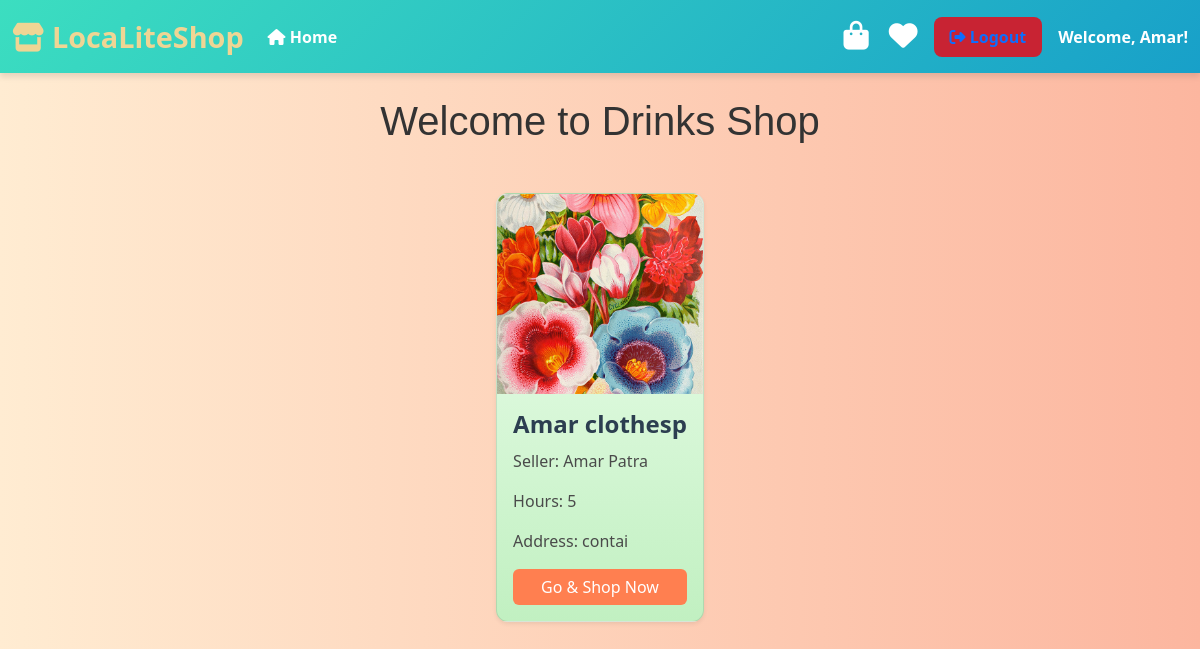
The app's page /Localite/drinks_shop/1/Amar/, older data.
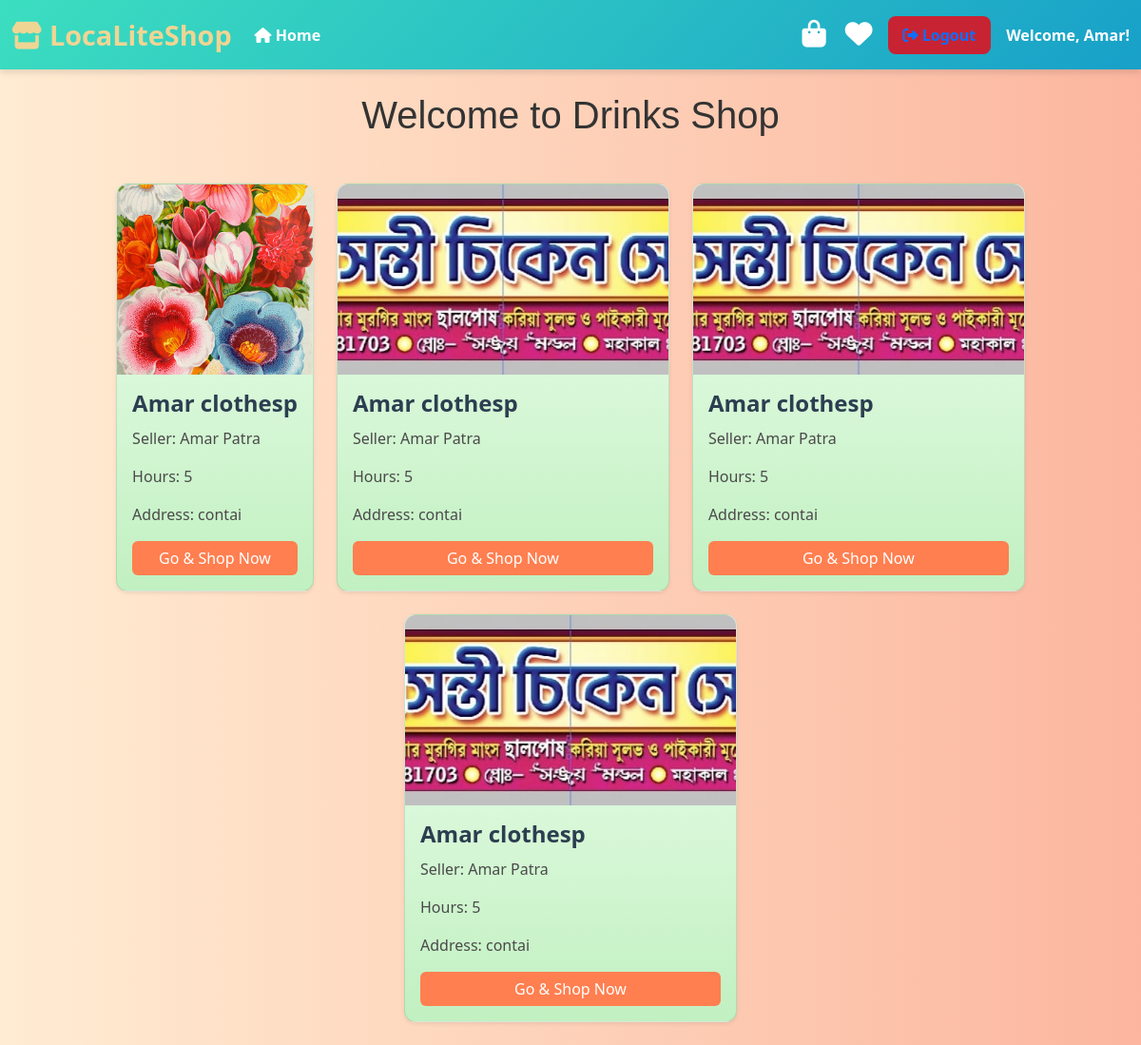
The same page, newer data.
### seller/models.py (models this page shows, shortened)
class DrinksShopSeller(models.Model):
    seller_id = models.IntegerField(primary_key=True,default=0)
    seller_name = models.CharField(max_length=100)
    shop_name = models.CharField(max_length=100)
    shop_type = models.CharField(max_length=100)  # Add max_length for CharField
    contact_number = models.CharField(max_length=15)
    email = models.EmailField(max_length=100)
    password = models.CharField(max_length=255)  # Store hashed password
    address = models.CharField(max_length=500, blank=True)  # Optional address
    opening_hours = models.CharField(max_length=50, blank=True)  # Optional
    created_at = models.DateTimeField(auto_now_add=True)  # Automatically set on creation
    shop_Image = models.ImageField(upload_to='photos/')  # No need for blank=False

### Localite/views.py (the view)
# urls.py: path('drinks_shop/<int:user_id>/<str:username>/',views.drinks_shop,name='drinks_shop'),
def drinks_shop(request, user_id, username):
    sellers = DrinksShopSeller.objects.all()
    return render(request,'drinks_customer_shops.html',{'sellers': sellers, 'model_name': 'drinks', 'user_id': user_id, 'username': username})

### Localite/templates/drinks_customer_shops.html (shortened to what this page needs)
{% extends "Header.html" %} {% block data %}
<h1 class="text-center mt-4 mb-4">Welcome to Drinks Shop</h1>
<div class="container d-flex flex-wrap justify-content-center gap-4 px-3 py-4">
  {% for shops in sellers %}
  <div class="card shadow-sm" style="max-width: 350px">
    <img
      src="{{ shops.shop_Image.url }}"
      class="card-img-top"
      alt="Shop Image"
      style="height: 200px; object-fit: cover; width: 100%"
    />
    <div class="card-body d-flex flex-column justify-content-between">
      <h5 class="card-title fw-bold">{{shops.shop_name}}</h5>
      <p class="card-text">
         Seller: {{shops.seller_name}}
      </p>
      <p class="card-text">
         Hours: {{shops.opening_hours}}
      </p>
      <p class="card-text">
         Address: {{shops.address}}
      </p>
      <a
        href="{% url 'drinks_customer_views' seller_id=shops.seller_id username=username user_id=user_id %}"
        class="btn btn-primary w-100"
        >Go & Shop Now</a
      >
    </div>
  </div>
  {% endfor %}
</div>
{% endblock %}

### templates/Header.html (shortened to what this page needs)
{% load static %}
<!DOCTYPE html>
<html lang="en">
  <head>
    <link
      href="https://cdn.jsdelivr.net/npm/bootstrap@5.3.3/dist/css/bootstrap.min.css"
      rel="stylesheet"
    />
    <link
      rel="stylesheet"
      href="https://cdnjs.cloudflare.com/ajax/libs/font-awesome/6.6.0/css/all.min.css"
    />
    <link rel="stylesheet" href="https://cdnjs.cloudflare.com/ajax/libs/font-awesome/6.4.2/css/all.min.css">
  </head>
  <body>
    <nav class="navbar navbar-expand-lg navbar-light sticky-top">
      <div class="container-fluid">
        <a class="navbar-brand" href="{% url 'home' %}">
          <i class="fas fa-store"></i> LocaLiteShop
        </a>
        <div class="collapse navbar-collapse" id="navbarSupportedContent">
          <ul class="navbar-nav me-auto mb-2 mb-lg-0">
            <li class="nav-item">
              <a class="nav-link text-white fw-bold" href="{% url 'home' %}">
                <i class="fas fa-home"></i> Home
              </a>
            </li>
          </ul>
          {% if user_id %}
          <div class="d-flex align-items-center gap-3">
            <div class="icon-container">
              <a
                href="{% url 'view_customer_bag' user_id=user_id username=username %}"
                data-tooltip="View Cart"
              >
                <i class="fa-solid fa-bag-shopping"></i>
              </a>
              <a
                href="{% url 'view_customer_whishlist' user_id=user_id username=username %}"
                data-tooltip="Wishlist"
              >
                <i class="fa-solid fa-heart"></i>
              </a>
            </div>
            <form
              action="{% url 'logout' %}"
              method="post"
              class="d-inline-block"
            >
              <button
                class="btn btn-outline-primary btn-custom fw-bold"
                type="submit"
              >
                <i class="fas fa-sign-out-alt"></i> Logout
              </button>
            </form>
            <span class="fw-bold text-white">Welcome, {{ username }}!</span>
          </div>
          {% endif %}
        </div>
      </div>
    </nav>
    {% block data %}{% endblock %}
  </body>
</html>

### templates/Header.html (style rules this page uses)
.navbar { background: linear-gradient(135deg, #3cdec0, #18a0c9); padding: 10px 0; box-shadow: 0 4px 6px rgba(0, 0, 0, 0.1); }
.navbar-brand { font-weight: bold; font-size: 1.8rem; color: #efd594; }
.navbar-nav .nav-link { transition: color 0.3s; }
.btn-custom { padding: 0.5rem 1rem; border-radius: 8px; }
.btn-outline-primary { background-color: #c82333; border: none; }
.icon-container { display: flex; gap: 20px; align-items: center; }
.icon-container a { text-decoration: none; color: white; transition: color 0.3s ease, transform 0.2s ease; position: relative; }
.icon-container i { font-size: 1.8rem; }
.icon-container a::after { content: attr(data-tooltip); position: absolute; bottom: -25px; left: 50%; transform: translateX(-50%); background: rgba(0, 0, 0, 0.7); color: #fff; padding: 5px 8px; font-size: 0.8rem; border-radius: 5px; white-space: nowrap; opacity: 0; visibility: hidden; transition: opacity 0.3s ease, visibility 0.3s ease; }

### Localite/templates/drinks_customer_shops.html (style rules this page uses)
body { background: linear-gradient(to right, #ffecd2, #fcb69f); }
h1 { font-family: "Poppins", sans-serif; color: #333; }
.card { border-radius: 12px; overflow: hidden; display: flex; flex-direction: column; background: linear-gradient(to bottom, #f0fff0, #c1f0c1); border: 1px solid rgba(0, 0, 0, 0.1); }
.card-title { color: #2c3e50; font-size: 1.5rem; margin-bottom: 10px; }
.card-text { color: #4a4a4a; font-size: 1rem; line-height: 1.5; }
.btn-primary { background-color: #ff7f50; border: none; transition: background-color 0.3s ease, transform 0.2s ease; }
.card-img-top { height: 200px; object-fit: cover; width: 100%; background: none; }

Row changes from the older to the newer data that the page shows:
added DrinksShopSeller: shop_Image (picture), shop_name "Amar clothesp", seller_name "Amar Patra", opening_hours "5", address "contai"
added DrinksShopSeller: shop_Image (picture), shop_name "Amar clothesp", seller_name "Amar Patra", opening_hours "5", address "contai"
added DrinksShopSeller: shop_Image (picture), shop_name "Amar clothesp", seller_name "Amar Patra", opening_hours "5", address "contai"
